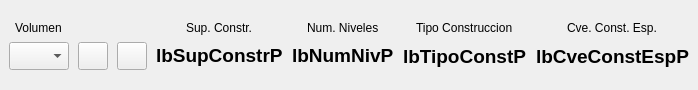
                   <widget class="QWidget" name="widget_8" native="true">
                    <property name="maximumSize">
                     <size>
                      <width>16777215</width>
                      <height>90</height>
                     </size>
                    </property>
                    <layout class="QGridLayout" name="gridLayout_12">
                     <property name="leftMargin">
                      <number>9</number>
                     </property>
                     <property name="topMargin">
                      <number>20</number>
                     </property>
                     <property name="rightMargin">
                      <number>9</number>
                     </property>
                     <property name="bottomMargin">
                      <number>20</number>
                     </property>
                     <property name="horizontalSpacing">
                      <number>9</number>
                     </property>
                     <item row="0" column="0" alignment="Qt::AlignHCenter">
                      <widget class="QLabel" name="label_31">
                       <property name="text">
                        <string>Volumen</string>
                       </property>
                      </widget>
                     </item>
                     <item row="0" column="3" alignment="Qt::AlignHCenter">
                      <widget class="QLabel" name="label_32">
                       <property name="text">
                        <string>Sup. Constr.</string>
                       </property>
                      </widget>
                     </item>
                     <item row="0" column="4" alignment="Qt::AlignHCenter">
                      <widget class="QLabel" name="label_33">
                       <property name="text">
                        <string>Num. Niveles</string>
                       </property>
                      </widget>
                     </item>
                     <item row="1" column="0">
                      <widget class="QComboBox" name="cmbVolumenP">
                       <property name="minimumSize">
                        <size>
                         <width>0</width>
                         <height>28</height>
                        </size>
                       </property>
                       <property name="maximumSize">
                        <size>
                         <width>60</width>
                         <height>28</height>
                        </size>
                       </property>
                       <property name="font">
                        <font>
                         <pointsize>14</pointsize>
                         <weight>75</weight>
                         <bold>true</bold>
                        </font>
                       </property>
                       <property name="styleSheet">
                        <string notr="true">QComboBox QAbstractItemView::item { min-height: 25;}
QListView{color: black ; font-size: 16px; outline:none; font-weight:bold}QListView::item:selected { color: red; background-color: lightgray;}</string>
                       </property>
                      </widget>
                     </item>
                     <item row="1" column="1" alignment="Qt::AlignVCenter">
                      <widget class="QPushButton" name="btnAddConstP">
                       <property name="minimumSize">
                        <size>
                         <width>30</width>
                         <height>28</height>
                        </size>
                       </property>
                       <property name="maximumSize">
                        <size>
                         <width>30</width>
                         <height>28</height>
                        </size>
                       </property>
                       <property name="text">
                        <string/>
                       </property>
                       <property name="icon">
                        <iconset>
                         <normaloff>:/cedula/icons/add.png</normaloff>:/cedula/icons/add.png</iconset>
                       </property>
                      </widget>
                     </item>
                     <item row="1" column="2">
                      <widget class="QPushButton" name="btnDelConstrP">
                       <property name="minimumSize">
                        <size>
                         <width>30</width>
                         <height>28</height>
                        </size>
                       </property>
                       <property name="maximumSize">
                        <size>
                         <width>30</width>
                         <height>28</height>
                        </size>
                       </property>
                       <property name="text">
                        <string/>
                       </property>
                       <property name="icon">
                        <iconset>
                         <normaloff>:/cedula/icons/remove_one.png</normaloff>:/cedula/icons/remove_one.png</iconset>
                       </property>
                      </widget>
                     </item>
                     <item row="1" column="3" alignment="Qt::AlignHCenter|Qt::AlignVCenter">
                      <widget class="QLabel" name="lbSupConstrP">
                       <property name="font">
                        <font>
                         <pointsize>14</pointsize>
                         <weight>75</weight>
                         <bold>true</bold>
                        </font>
                       </property>
                       <property name="text">
                        <string>lbSupConstrP</string>
                       </property>
                      </widget>
                     </item>
                     <item row="1" column="4" alignment="Qt::AlignHCenter|Qt::AlignVCenter">
                      <widget class="QLabel" name="lbNumNivP">
                       <property name="font">
                        <font>
                         <pointsize>14</pointsize>
                         <weight>75</weight>
                         <bold>true</bold>
                        </font>
                       </property>
                       <property name="text">
                        <string>lbNumNivP</string>
                       </property>
                      </widget>
                     </item>
                     <item row="0" column="5" alignment="Qt::AlignHCenter">
                      <widget class="QLabel" name="label_40">
                       <property name="text">
                        <string>Tipo Construccion</string>
                       </property>
                      </widget>
                     </item>
                     <item row="1" column="5" alignment="Qt::AlignHCenter">
                      <widget class="QLabel" name="lbTipoConstP">
                       <property name="font">
                        <font>
                         <pointsize>14</pointsize>
                         <weight>75</weight>
                         <bold>true</bold>
                        </font>
                       </property>
                       <property name="text">
                        <string>lbTipoConstP</string>
                       </property>
                      </widget>
                     </item>
                     <item row="1" column="6" alignment="Qt::AlignHCenter">
                      <widget class="QLabel" name="lbCveConstEspP">
                       <property name="font">
                        <font>
                         <pointsize>14</pointsize>
                         <weight>75</weight>
                         <bold>true</bold>
                        </font>
                       </property>
                       <property name="text">
                        <string>lbCveConstEspP</string>
                       </property>
                      </widget>
                     </item>
                     <item row="0" column="6" alignment="Qt::AlignHCenter">
                      <widget class="QLabel" name="lbCveConstEspP_2">
                       <property name="text">
                        <string>Cve. Const. Esp.</string>
                       </property>
                      </widget>
                     </item>
                    </layout>
                   </widget>
